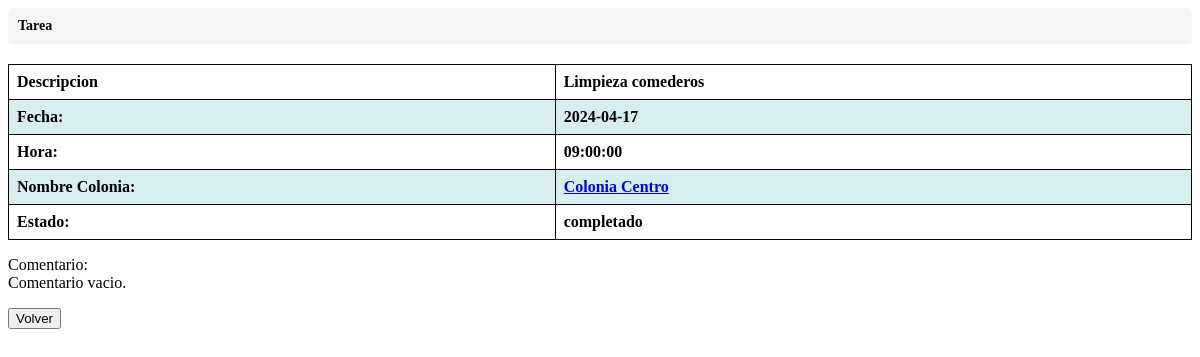
The page /BD24550587/consulta_tarea.php?tarea=7 (signed in) on the database as committed earlier.
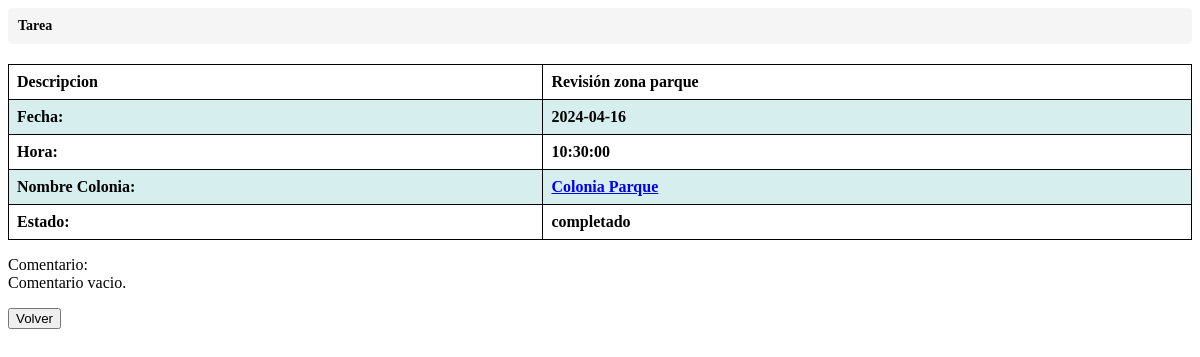
The same page on the database as committed later.
### tables this page shows
CREATE TABLE TRABAJO(
    idTrabajo INT PRIMARY KEY AUTO_INCREMENT,
    descripcion TEXT,
    fecha DATE,
    hora TIME,
    estado VARCHAR(100),
    comentario VARCHAR(400),
    idMarcaComida INT,
    idColonia INT NOT NULL,
    idVoluntario INT NOT NULL,
    CONSTRAINT FK_trabajo_marcacomida
        FOREIGN KEY (idMarcaComida) REFERENCES MARCACOMIDA(idMarcaComida),
    CONSTRAINT FK_trabajo_colonia
        FOREIGN KEY (idColonia) REFERENCES COLONIA_FELINA(idColonia),
    CONSTRAINT FK_trabajo_voluntario
        FOREIGN KEY (idVoluntario) REFERENCES VOLUNTARIO(idVoluntario)
);

CREATE TABLE COLONIA_FELINA(
    idColonia INT PRIMARY KEY AUTO_INCREMENT,
    nombre VARCHAR(200) NOT NULL,
    descripcion TEXT,
    coordenadas VARCHAR(200) NOT NULL,
    lugarReferencia VARCHAR(200),
    numeroGatos INT DEFAULT 0,
    idGrupoTrabajo INT,
    CONSTRAINT FK_colonia_grupotrabajo
        FOREIGN KEY (idGrupoTrabajo) REFERENCES GRUPO_TRABAJO(idGrupoTrabajo)
);

### BD24550587/consulta_tarea.php (the view, shortened to what this page needs)
<?php
require_once '../header.php';
$con = mysqli_connect("localhost", "root", "", "BD201");
$tarea= $_GET["tarea"];
$consulta=" SELECT  t.descripcion, fecha, hora, estado, c.nombre as nombreColonia, c.idColonia, t.comentario,
                    c.numeroGatos, m.nombre as nombreComida, m.calidad as calidadComida,
                    m.caracteristicas as caracteristicasComida, m.idMarcaComida, m.pesoPorGato
            FROM TRABAJO t
            JOIN COLONIA_FELINA c ON c.idColonia = t.idColonia
            LEFT JOIN MARCACOMIDA m ON m.idMarcaComida = t.idMarcaComida
            WHERE t.idTrabajo = ".$tarea."
            ";
$resultat = mysqli_query($con, $consulta);
$registre = mysqli_fetch_array($resultat);
if(is_null($registre)){
    $cad= 'No se encontraro la tarea';
    echo $cad;
}else{
    $cad=   '<p><table>'.
                '<tr> <th>Descripcion</th>      <th>'.$registre["descripcion"].'   </th> <t/r>'.
                '<tr> <th>Fecha:</th>           <th>'.$registre["fecha"].'         </th> <t/r>'.
                '<tr> <th>Hora:</th>            <th>'.$registre["hora"].'          </th> <t/r>'.
                '<tr> <th>Nombre Colonia:</th>  <th><a href="../BD249482420/info_colonia.php?id='.$registre["idColonia"].'" >'.$registre["nombreColonia"].'</a> </th> <t/r>'.
                '<tr> <th>Estado:</th>          <th>'.$registre["estado"].'        </th> <t/r>'.
            '</table></p>';
    echo $cad;
    if($registre["estado"] == "pendiente" || $registre["estado"] == NULL){
        ?>
            <form action="marcar_tarea_completada.php">
                <input type="hidden" name="tarea" value="<?php echo $tarea; ?>" />
                <p><label for="comentario">Comentario:</label></p>
                <textarea id="comentario" name="comentario" rows="4" cols="50"></textarea>
                <br>
                <br>
                <input type="submit" value="Marcar como completado">
            </form>
        <?php
    }else{
        echo "Comentario:<br>";
        if($registre["comentario"] == NULL || $registre["comentario"] == ""){
            echo "Comentario vacio.";
        }else{
            echo $registre["comentario"];
        }
    }
    echo'<p><button onclick="document.location=\'consulta_lista_tareas.php\'">Volver</button></p>';
}
?>

Rows that differ between the two databases and show on the page:
changed trabajo "completado": descripcion "Limpieza comederos" → "Revisión zona parque"; fecha "2024-04-17" → "2024-04-16"; hora "09:00:00" → "10:30:00"; idColonia.nombre "Colonia Centro" → "Colonia Parque"
